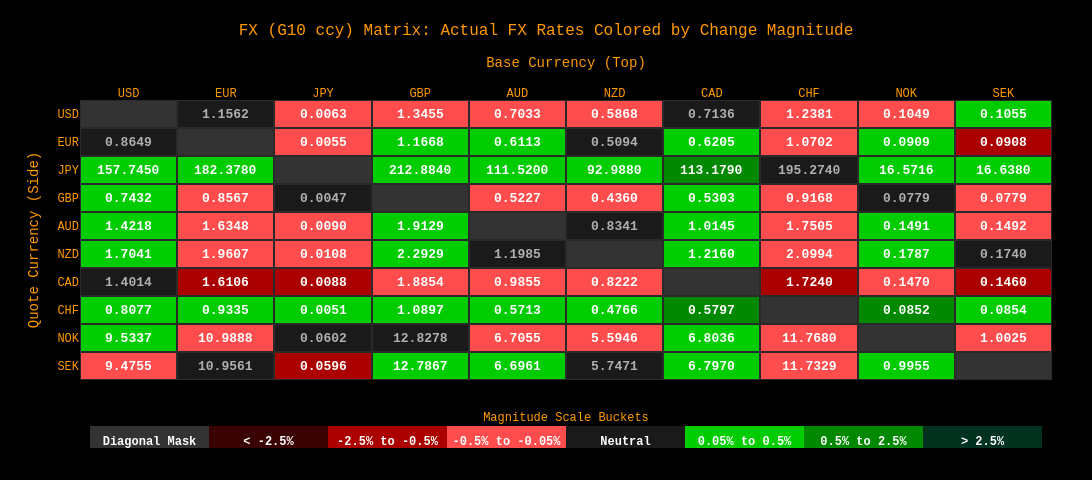

The code cell stored with this chart in its notebook:
### Code cell
# lets compare and use plotly. I feel like this would create a better and more friendly interface. 

# 1. set the same data 
# We have heatmap_color_data as the pct change of the rates on a daily basis.
# we also have the actual fx rates --> heatmap_text_data

display(heatmap_color_data)
display(heatmap_text_data)

# formatted currency text matrix for displace. 
annot_matrix = heatmap_text_data.map(lambda x : f"{x:.4f}").values
print(f"annot_matrix is: {annot_matrix}") # why?

# define discrete color buckets mapping to the scale
# bounds: [-1.0, -0.005, -0.001, 0.001, 0.005, 1.0]
# Plotly expects a colorscale mapped from 0 to 1, normalized evenly:
discrete_colorscale = [
    [0.000, '#333333'], [0.125, '#333333'],    # Masked Diagonal (0.0 to 0.125) 
    [0.125, '#3a0202'], [0.250, '#3a0202'],    # Bloomberg Deep Red 
    [0.250, '#aa0000'], [0.375, '#aa0000'],    # Bloomberg Red
    [0.375, '#ff4d4d'], [0.500, '#ff4d4d'],    # Bloomeberg Bright Red
    [0.500, '#1a1a1a'], [0.625, '#1a1a1a'],    # Dark Charcoal Neutral
    [0.625, '#00cc00'], [0.750, '#00cc00'],    # Soft Bright Green
    [0.750, '#008800'], [0.875, '#008800'],    # Mid Green
    [0.875, '#013220'], [1.000, '#013220'],    # Bloomberg Forest Green
]
print(f"if you are seeing this then we have ran through code blocks 1 till 1.")
# 2. Map color data values directly into uniform numeric bins [-1 to 1]
# this ensures Plotly breaks up the discrete color steps cleanly.
def digitize_values(val):
    if val <= -0.025:    return 1 # Deep Red
    if val <= -0.005:    return 2 # Red 
    if val <= -0.0005:   return 3 # Bright Red
    if val < 0.0005:     return 4 # Charcoal Neutral
    if val <= 0.005:     return 5 # Bright Neon Green
    if val <= 0.025:     return 6 # Green
    else:                return 7 # Forest green

color_bins = heatmap_color_data.map(digitize_values).values.copy() # add copy() at the end to make the array writable!
print(f"color_bins is: {color_bins}")

# 2.5: Map color bins and force diagonal to hit index 0 (Grey Mask block)
for i, row in enumerate(heatmap_color_data.index):
    for j, col in enumerate(heatmap_color_data.columns):
        if row == col:
            color_bins[i][j] = 0

# 3. built the plotly matrix
print(f"if you are seeing this then we have ran through code blocks 1 till 2.")
fig = go.Figure( data = go.Heatmap(
    z = color_bins,
    x = heatmap_color_data.columns,
    y = heatmap_color_data.index,
    colorscale = discrete_colorscale,
    showscale = True,
    zmin = -0.5,
    zmax = 7.5, # make sure this is 7.5 so it catches the 0.0 mask coordinates
    xgap = 2, # Added horizontal separation gap
    ygap = 2, # added vertical separation gap
    # Interactive custom hover template. 
    hovertemplate = "Base Ccy: %{x}<br>Quote Ccy: %{y}<br>Rate: %{text}<extra></extra>",
    text = annot_matrix,
    colorbar = dict(
        orientation = "h", # Flips the scale horizontally
        y = -0.28, # positions it cleanly below the matrix x-axis labels
        x = 0.5, # centers it horizontally
        xanchor = "center", 
        thickness = 22, # sets block height to fit text comfortably
        len = 1.0, # matches the full width of the matrix grid
        title = dict(text  = "Magnitude Scale Buckets", font = dict(color = "#ff9900", size = 12, family = "Courier New"), 
                     side = "top"), # Amber Color Font Title
        showticklabels = True,
        tickvals = [0.0, 1.0, 2.0, 3.0, 4.0, 5.0, 6.0, 7.0],
        ticktext = [
            "Diagonal Mask",
            "< -2.5%", 
            "-2.5% to -0.5%", 
            "-0.5% to -0.05%", 
            "Neutral", 
            "0.05% to 0.5%", 
            "0.5% to 2.5%", 
            "> 2.5%"
        ],
        tickfont = dict(
            color = "white",
        size = 12,
        family = "Courier New",
        weight = "bold"), # Amber colorbar labels
        ticklabelposition = "inside" # injects the text directly inside the color bar rectangles                 
    )
))
print(f"if you are seeing this then we have ran through code blocks 1 till 3.")


# 4. superimpose actual fx rates text inside cells 
for i, row in enumerate(heatmap_color_data.index):
    for j, col in enumerate(heatmap_color_data.columns):
        #print(f"i is {i}, and row is: {row}")
        #print(f"j is {j}, and col is: {col}")
        cell_bin = color_bins[i][j]
        #print(f"cell_bin now is: {cell_bin}")
        # Pure Black text on bright neon cells, bright white text on deep/ neutral cells
        if row == col:
            display_text = "" # completely blank out diagonal text
            text_color = "rgba(0,0,0,0)"
        else:
            display_text = annot_matrix[i][j]
            # neutral cells look best with slightly muted gray to maintain hierarchy 
            # while all active colored cells get pure crisp white text
            text_color = "#b0b0b0" if cell_bin == 4 else "white"
            # 4 is Neutral
#            if cell_bin == 4:
#                text_color = "#b0b0b0"
#            # 3 is bright Red, 5 is Bright Neon Green
#            elif cell_bin in [3,5]:
#                text_color = "black"
#            # Dark outer colors
#            else:
#                text_color = "white"

        fig.add_annotation(
            x = col, 
            y = row,
            text = display_text,
            showarrow = False,

            font = dict(
                size = 13, 
                color = text_color,
                family = "Courier New, monospace", # Terminal style font
                weight = "bold"
            )
        )


# 4.5. Create a dict for the preset currencies as the title for the graph plot.
graph_title_dict = {"g10_ccy_list" : "FX (G10 ccy) Matrix: Actual FX Rates Colored by Change Magnitude",
                   'emea_ccy_list' : "FX (EMEA ccy) Matrix: Actual FX Rates Colored by Change Magnitude",
                   'asian_ccy_list' : "FX (Asian ccy) Matrix: Actual FX Rates Colored by Change Magnitude",
                   'latam_ccy_list' : "FX (LatAm ccy) Matrix: Actual FX Rates Colored by Change Magnitude",
                  }

print(f"if you are seeing this then we have ran through code blocks 1 till 4.")
# 5. clean layout styling for dark theme
fig.update_layout(
    title = dict(
        text = graph_title_dict[target_ccy_set],
        x = 0.5,
        y = 0.95,
        font = dict(size=16, color = "#ff9900", family = "Courier New")
    ),
    xaxis = dict(
        title = dict(text = "Base Currency (Top)", font=dict(color = "#ff9900", family = "Courier New")),
        side = "top", 
        tickangle = 0,
        tickfont = dict(color = "#ff9900", family = "Courier New"),
        showgrid = False # This removes the vertical lines inside the cells
        ),
    yaxis = dict(
        title = dict(text = "Quote Currency (Side)", font=dict(color = "#ff9900", family = "Courier New")),
        autorange = "reversed",
        tickfont = dict(color = "#ff9900", family = "Courier New"),
        showgrid = False # This removes the horizontal lines inside the cells.
    ),
    width = 1150, # Stretched from 900 to 1150 to widen the box 
    height = 480, # slightly taller to balance proportions.
    margin = dict(t = 100, b = 100, r = 40),
    paper_bgcolor = "#000000", # Pure Terminal Black/ outer margins remain pitch black
    plot_bgcolor = "#2a2a2a",  # Grid lines between cells turn into dark gray borders
)
print(f"if you are seeing this then we have ran through the entire code block and it is showing the figure below.")
fig.show()
print(f"plotly graph should appear above!")

### Figure 1 — Plotly figure (JSON) as saved in the notebook; plotly's stock layout.template omitted (floating-point values rounded to 4 significant figures)
{"data": [{"colorbar": {"len": 1, "orientation": "h", "showticklabels": true, "thickness": 22, "tickfont": {"color": "white", "family": "Courier New", "size": 12, "weight": "bold"}, "ticklabelposition": "inside", "ticktext": ["Diagonal Mask", "< -2.5%", "-2.5% to -0.5%", "-0.5% to -0.05%", "Neutral", "0.05% to 0.5%", "0.5% to 2.5%", "> 2.5%"], "tickvals": [0, 1, 2, 3, 4, 5, 6, 7], "title": {"font": {"color": "#ff9900", "family": "Courier New", "size": 12}, "side": "top", "text": "Magnitude Scale Buckets"}, "x": 0.5, "xanchor": "center", "y": -0.28}, "colorscale": [[0, "#333333"], [0.125, "#333333"], [0.125, "#3a0202"], [0.25, "#3a0202"], [0.25, "#aa0000"], [0.375, "#aa0000"], [0.375, "#ff4d4d"], [0.5, "#ff4d4d"], [0.5, "#1a1a1a"], [0.625, "#1a1a1a"], [0.625, "#00cc00"], [0.75, "#00cc00"], [0.75, "#008800"], [0.875, "#008800"], [0.875, "#013220"], [1, "#013220"]], "hovertemplate": "Base Ccy: %{x}<br>Quote Ccy: %{y}<br>Rate: %{text}<extra></extra>", "showscale": true, "text": [["0.0000", "1.1562", "0.0063", "1.3455", "0.7033", "0.5868", "0.7136", "1.2381", "0.1049", "0.1055"], ["0.8649", "0.0000", "0.0055", "1.1668", "0.6113", "0.5094", "0.6205", "1.0702", "0.0909", "0.0908"], ["157.7450", "182.3780", "0.0000", "212.8840", "111.5200", "92.9880", "113.1790", "195.2740", "16.5716", "16.6380"], ["0.7432", "0.8567", "0.0047", "0.0000", "0.5227", "0.4360", "0.5303", "0.9168", "0.0779", "0.0779"], ["1.4218", "1.6348", "0.0090", "1.9129", "0.0000", "0.8341", "1.0145", "1.7505", "0.1491", "0.1492"], ["1.7041", "1.9607", "0.0108", "2.2929", "1.1985", "0.0000", "1.2160", "2.0994", "0.1787", "0.1740"], ["1.4014", "1.6106", "0.0088", "1.8854", "0.9855", "0.8222", "0.0000", "1.7240", "0.1470", "0.1460"], ["0.8077", "0.9335", "0.0051", "1.0897", "0.5713", "0.4766", "0.5797", "0.0000", "0.0852", "0.0854"], ["9.5337", "10.9888", "0.0602", "12.8278", "6.7055", "5.5946", "6.8036", "11.7680", "0.0000", "1.0025"], ["9.4755", "10.9561", "0.0596", "12.7867", "6.6961", "5.7471", "6.7970", "11.7329", "0.9955", "0.0000"]], "type": "heatmap", "x": ["USD", "EUR", "JPY", "GBP", "AUD", "NZD", "CAD", "CHF", "NOK", "SEK"], "xgap": 2, "y": ["USD", "EUR", "JPY", "GBP", "AUD", "NZD", "CAD", "CHF", "NOK", "SEK"], "ygap": 2, "z": [[0, 4, 3, 3, 3, 3, 4, 3, 3, 5], [4, 0, 3, 5, 5, 4, 5, 3, 5, 2], [5, 5, 0, 5, 5, 5, 6, 4, 5, 5], [5, 3, 4, 0, 3, 3, 5, 3, 4, 3], [5, 3, 3, 5, 0, 4, 5, 3, 5, 3], [5, 3, 3, 5, 4, 0, 5, 3, 5, 4], [4, 2, 2, 3, 3, 3, 0, 2, 3, 2], [5, 5, 5, 5, 5, 5, 6, 0, 6, 5], [5, 3, 4, 4, 3, 3, 5, 3, 0, 3], [3, 4, 2, 5, 5, 4, 5, 3, 5, 0]], "zmax": 7.5, "zmin": -0.5}], "layout": {"annotations": [{"font": {"color": "rgba(0,0,0,0)", "family": "Courier New, monospace", "size": 13, "weight": "bold"}, "showarrow": false, "text": "", "x": "USD", "y": "USD"}, {"font": {"color": "#b0b0b0", "family": "Courier New, monospace", "size": 13, "weight": "bold"}, "showarrow": false, "text": "1.1562", "x": "EUR", "y": "USD"}, {"font": {"color": "white", "family": "Courier New, monospace", "size": 13, "weight": "bold"}, "showarrow": false, "text": "0.0063", "x": "JPY", "y": "USD"}, {"font": {"color": "white", "family": "Courier New, monospace", "size": 13, "weight": "bold"}, "showarrow": false, "text": "1.3455", "x": "GBP", "y": "USD"}, {"font": {"color": "white", "family": "Courier New, monospace", "size": 13, "weight": "bold"}, "showarrow": false, "text": "0.7033", "x": "AUD", "y": "USD"}, {"font": {"color": "white", "family": "Courier New, monospace", "size": 13, "weight": "bold"}, "showarrow": false, "text": "0.5868", "x": "NZD", "y": "USD"}, {"font": {"color": "#b0b0b0", "family": "Courier New, monospace", "size": 13, "weight": "bold"}, "showarrow": false, "text": "0.7136", "x": "CAD", "y": "USD"}, {"font": {"color": "white", "family": "Courier New, monospace", "size": 13, "weight": "bold"}, "showarrow": false, "text": "1.2381", "x": "CHF", "y": "USD"}, {"font": {"color": "white", "family": "Courier New, monospace", "size": 13, "weight": "bold"}, "showarrow": false, "text": "0.1049", "x": "NOK", "y": "USD"}, {"font": {"color": "white", "family": "Courier New, monospace", "size": 13, "weight": "bold"}, "showarrow": false, "text": "0.1055", "x": "SEK", "y": "USD"}, {"font": {"color": "#b0b0b0", "family": "Courier New, monospace", "size": 13, "weight": "bold"}, "showarrow": false, "text": "0.8649", "x": "USD", "y": "EUR"}, {"font": {"color": "rgba(0,0,0,0)", "family": "Courier New, monospace", "size": 13, "weight": "bold"}, "showarrow": false, "text": "", "x": "EUR", "y": "EUR"}, {"font": {"color": "white", "family": "Courier New, monospace", "size": 13, "weight": "bold"}, "showarrow": false, "text": "0.0055", "x": "JPY", "y": "EUR"}, {"font": {"color": "white", "family": "Courier New, monospace", "size": 13, "weight": "bold"}, "showarrow": false, "text": "1.1668", "x": "GBP", "y": "EUR"}, {"font": {"color": "white", "family": "Courier New, monospace", "size": 13, "weight": "bold"}, "showarrow": false, "text": "0.6113", "x": "AUD", "y": "EUR"}, {"font": {"color": "#b0b0b0", "family": "Courier New, monospace", "size": 13, "weight": "bold"}, "showarrow": false, "text": "0.5094", "x": "NZD", "y": "EUR"}, {"font": {"color": "white", "family": "Courier New, monospace", "size": 13, "weight": "bold"}, "showarrow": false, "text": "0.6205", "x": "CAD", "y": "EUR"}, {"font": {"color": "white", "family": "Courier New, monospace", "size": 13, "weight": "bold"}, "showarrow": false, "text": "1.0702", "x": "CHF", "y": "EUR"}, {"font": {"color": "white", "family": "Courier New, monospace", "size": 13, "weight": "bold"}, "showarrow": false, "text": "0.0909", "x": "NOK", "y": "EUR"}, {"font": {"color": "white", "family": "Courier New, monospace", "size": 13, "weight": "bold"}, "showarrow": false, "text": "0.0908", "x": "SEK", "y": "EUR"}, {"font": {"color": "white", "family": "Courier New, monospace", "size": 13, "weight": "bold"}, "showarrow": false, "text": "157.7450", "x": "USD", "y": "JPY"}, {"font": {"color": "white", "family": "Courier New, monospace", "size": 13, "weight": "bold"}, "showarrow": false, "text": "182.3780", "x": "EUR", "y": "JPY"}, {"font": {"color": "rgba(0,0,0,0)", "family": "Courier New, monospace", "size": 13, "weight": "bold"}, "showarrow": false, "text": "", "x": "JPY", "y": "JPY"}, {"font": {"color": "white", "family": "Courier New, monospace", "size": 13, "weight": "bold"}, "showarrow": false, "text": "212.8840", "x": "GBP", "y": "JPY"}, {"font": {"color": "white", "family": "Courier New, monospace", "size": 13, "weight": "bold"}, "showarrow": false, "text": "111.5200", "x": "AUD", "y": "JPY"}, {"font": {"color": "white", "family": "Courier New, monospace", "size": 13, "weight": "bold"}, "showarrow": false, "text": "92.9880", "x": "NZD", "y": "JPY"}, {"font": {"color": "white", "family": "Courier New, monospace", "size": 13, "weight": "bold"}, "showarrow": false, "text": "113.1790", "x": "CAD", "y": "JPY"}, {"font": {"color": "#b0b0b0", "family": "Courier New, monospace", "size": 13, "weight": "bold"}, "showarrow": false, "text": "195.2740", "x": "CHF", "y": "JPY"}, {"font": {"color": "white", "family": "Courier New, monospace", "size": 13, "weight": "bold"}, "showarrow": false, "text": "16.5716", "x": "NOK", "y": "JPY"}, {"font": {"color": "white", "family": "Courier New, monospace", "size": 13, "weight": "bold"}, "showarrow": false, "text": "16.6380", "x": "SEK", "y": "JPY"}, {"font": {"color": "white", "family": "Courier New, monospace", "size": 13, "weight": "bold"}, "showarrow": false, "text": "0.7432", "x": "USD", "y": "GBP"}, {"font": {"color": "white", "family": "Courier New, monospace", "size": 13, "weight": "bold"}, "showarrow": false, "text": "0.8567", "x": "EUR", "y": "GBP"}, {"font": {"color": "#b0b0b0", "family": "Courier New, monospace", "size": 13, "weight": "bold"}, "showarrow": false, "text": "0.0047", "x": "JPY", "y": "GBP"}, {"font": {"color": "rgba(0,0,0,0)", "family": "Courier New, monospace", "size": 13, "weight": "bold"}, "showarrow": false, "text": "", "x": "GBP", "y": "GBP"}, {"font": {"color": "white", "family": "Courier New, monospace", "size": 13, "weight": "bold"}, "showarrow": false, "text": "0.5227", "x": "AUD", "y": "GBP"}, {"font": {"color": "white", "family": "Courier New, monospace", "size": 13, "weight": "bold"}, "showarrow": false, "text": "0.4360", "x": "NZD", "y": "GBP"}, {"font": {"color": "white", "family": "Courier New, monospace", "size": 13, "weight": "bold"}, "showarrow": false, "text": "0.5303", "x": "CAD", "y": "GBP"}, {"font": {"color": "white", "family": "Courier New, monospace", "size": 13, "weight": "bold"}, "showarrow": false, "text": "0.9168", "x": "CHF", "y": "GBP"}, {"font": {"color": "#b0b0b0", "family": "Courier New, monospace", "size": 13, "weight": "bold"}, "showarrow": false, "text": "0.0779", "x": "NOK", "y": "GBP"}, {"font": {"color": "white", "family": "Courier New, monospace", "size": 13, "weight": "bold"}, "showarrow": false, "text": "0.0779", "x": "SEK", "y": "GBP"}, {"font": {"color": "white", "family": "Courier New, monospace", "size": 13, "weight": "bold"}, "showarrow": false, "text": "1.4218", "x": "USD", "y": "AUD"}, {"font": {"color": "white", "family": "Courier New, monospace", "size": 13, "weight": "bold"}, "showarrow": false, "text": "1.6348", "x": "EUR", "y": "AUD"}, {"font": {"color": "white", "family": "Courier New, monospace", "size": 13, "weight": "bold"}, "showarrow": false, "text": "0.0090", "x": "JPY", "y": "AUD"}, {"font": {"color": "white", "family": "Courier New, monospace", "size": 13, "weight": "bold"}, "showarrow": false, "text": "1.9129", "x": "GBP", "y": "AUD"}, {"font": {"color": "rgba(0,0,0,0)", "family": "Courier New, monospace", "size": 13, "weight": "bold"}, "showarrow": false, "text": "", "x": "AUD", "y": "AUD"}, {"font": {"color": "#b0b0b0", "family": "Courier New, monospace", "size": 13, "weight": "bold"}, "showarrow": false, "text": "0.8341", "x": "NZD", "y": "AUD"}, {"font": {"color": "white", "family": "Courier New, monospace", "size": 13, "weight": "bold"}, "showarrow": false, "text": "1.0145", "x": "CAD", "y": "AUD"}, {"font": {"color": "white", "family": "Courier New, monospace", "size": 13, "weight": "bold"}, "showarrow": false, "text": "1.7505", "x": "CHF", "y": "AUD"}, {"font": {"color": "white", "family": "Courier New, monospace", "size": 13, "weight": "bold"}, "showarrow": false, "text": "0.1491", "x": "NOK", "y": "AUD"}, {"font": {"color": "white", "family": "Courier New, monospace", "size": 13, "weight": "bold"}, "showarrow": false, "text": "0.1492", "x": "SEK", "y": "AUD"}, {"font": {"color": "white", "family": "Courier New, monospace", "size": 13, "weight": "bold"}, "showarrow": false, "text": "1.7041", "x": "USD", "y": "NZD"}, {"font": {"color": "white", "family": "Courier New, monospace", "size": 13, "weight": "bold"}, "showarrow": false, "text": "1.9607", "x": "EUR", "y": "NZD"}, {"font": {"color": "white", "family": "Courier New, monospace", "size": 13, "weight": "bold"}, "showarrow": false, "text": "0.0108", "x": "JPY", "y": "NZD"}, {"font": {"color": "white", "family": "Courier New, monospace", "size": 13, "weight": "bold"}, "showarrow": false, "text": "2.2929", "x": "GBP", "y": "NZD"}, {"font": {"color": "#b0b0b0", "family": "Courier New, monospace", "size": 13, "weight": "bold"}, "showarrow": false, "text": "1.1985", "x": "AUD", "y": "NZD"}, {"font": {"color": "rgba(0,0,0,0)", "family": "Courier New, monospace", "size": 13, "weight": "bold"}, "showarrow": false, "text": "", "x": "NZD", "y": "NZD"}, {"font": {"color": "white", "family": "Courier New, monospace", "size": 13, "weight": "bold"}, "showarrow": false, "text": "1.2160", "x": "CAD", "y": "NZD"}, {"font": {"color": "white", "family": "Courier New, monospace", "size": 13, "weight": "bold"}, "showarrow": false, "text": "2.0994", "x": "CHF", "y": "NZD"}, {"font": {"color": "white", "family": "Courier New, monospace", "size": 13, "weight": "bold"}, "showarrow": false, "text": "0.1787", "x": "NOK", "y": "NZD"}, {"font": {"color": "#b0b0b0", "family": "Courier New, monospace", "size": 13, "weight": "bold"}, "showarrow": false, "text": "0.1740", "x": "SEK", "y": "NZD"}, {"font": {"color": "#b0b0b0", "family": "Courier New, monospace", "size": 13, "weight": "bold"}, "showarrow": false, "text": "1.4014", "x": "USD", "y": "CAD"}, {"font": {"color": "white", "family": "Courier New, monospace", "size": 13, "weight": "bold"}, "showarrow": false, "text": "1.6106", "x": "EUR", "y": "CAD"}, {"font": {"color": "white", "family": "Courier New, monospace", "size": 13, "weight": "bold"}, "showarrow": false, "text": "0.0088", "x": "JPY", "y": "CAD"}, {"font": {"color": "white", "family": "Courier New, monospace", "size": 13, "weight": "bold"}, "showarrow": false, "text": "1.8854", "x": "GBP", "y": "CAD"}, {"font": {"color": "white", "family": "Courier New, monospace", "size": 13, "weight": "bold"}, "showarrow": false, "text": "0.9855", "x": "AUD", "y": "CAD"}, {"font": {"color": "white", "family": "Courier New, monospace", "size": 13, "weight": "bold"}, "showarrow": false, "text": "0.8222", "x": "NZD", "y": "CAD"}, {"font": {"color": "rgba(0,0,0,0)", "family": "Courier New, monospace", "size": 13, "weight": "bold"}, "showarrow": false, "text": "", "x": "CAD", "y": "CAD"}, {"font": {"color": "white", "family": "Courier New, monospace", "size": 13, "weight": "bold"}, "showarrow": false, "text": "1.7240", "x": "CHF", "y": "CAD"}, {"font": {"color": "white", "family": "Courier New, monospace", "size": 13, "weight": "bold"}, "showarrow": false, "text": "0.1470", "x": "NOK", "y": "CAD"}, {"font": {"color": "white", "family": "Courier New, monospace", "size": 13, "weight": "bold"}, "showarrow": false, "text": "0.1460", "x": "SEK", "y": "CAD"}, {"font": {"color": "white", "family": "Courier New, monospace", "size": 13, "weight": "bold"}, "showarrow": false, "text": "0.8077", "x": "USD", "y": "CHF"}, {"font": {"color": "white", "family": "Courier New, monospace", "size": 13, "weight": "bold"}, "showarrow": false, "text": "0.9335", "x": "EUR", "y": "CHF"}, {"font": {"color": "white", "family": "Courier New, monospace", "size": 13, "weight": "bold"}, "showarrow": false, "text": "0.0051", "x": "JPY", "y": "CHF"}, {"font": {"color": "white", "family": "Courier New, monospace", "size": 13, "weight": "bold"}, "showarrow": false, "text": "1.0897", "x": "GBP", "y": "CHF"}, {"font": {"color": "white", "family": "Courier New, monospace", "size": 13, "weight": "bold"}, "showarrow": false, "text": "0.5713", "x": "AUD", "y": "CHF"}, {"font": {"color": "white", "family": "Courier New, monospace", "size": 13, "weight": "bold"}, "showarrow": false, "text": "0.4766", "x": "NZD", "y": "CHF"}, {"font": {"color": "white", "family": "Courier New, monospace", "size": 13, "weight": "bold"}, "showarrow": false, "text": "0.5797", "x": "CAD", "y": "CHF"}, {"font": {"color": "rgba(0,0,0,0)", "family": "Courier New, monospace", "size": 13, "weight": "bold"}, "showarrow": false, "text": "", "x": "CHF", "y": "CHF"}, {"font": {"color": "white", "family": "Courier New, monospace", "size": 13, "weight": "bold"}, "showarrow": false, "text": "0.0852", "x": "NOK", "y": "CHF"}, {"font": {"color": "white", "family": "Courier New, monospace", "size": 13, "weight": "bold"}, "showarrow": false, "text": "0.0854", "x": "SEK", "y": "CHF"}, {"font": {"color": "white", "family": "Courier New, monospace", "size": 13, "weight": "bold"}, "showarrow": false, "text": "9.5337", "x": "USD", "y": "NOK"}, {"font": {"color": "white", "family": "Courier New, monospace", "size": 13, "weight": "bold"}, "showarrow": false, "text": "10.9888", "x": "EUR", "y": "NOK"}, {"font": {"color": "#b0b0b0", "family": "Courier New, monospace", "size": 13, "weight": "bold"}, "showarrow": false, "text": "0.0602", "x": "JPY", "y": "NOK"}, {"font": {"color": "#b0b0b0", "family": "Courier New, monospace", "size": 13, "weight": "bold"}, "showarrow": false, "text": "12.8278", "x": "GBP", "y": "NOK"}, {"font": {"color": "white", "family": "Courier New, monospace", "size": 13, "weight": "bold"}, "showarrow": false, "text": "6.7055", "x": "AUD", "y": "NOK"}, {"font": {"color": "white", "family": "Courier New, monospace", "size": 13, "weight": "bold"}, "showarrow": false, "text": "5.5946", "x": "NZD", "y": "NOK"}, {"font": {"color": "white", "family": "Courier New, monospace", "size": 13, "weight": "bold"}, "showarrow": false, "text": "6.8036", "x": "CAD", "y": "NOK"}, {"font": {"color": "white", "family": "Courier New, monospace", "size": 13, "weight": "bold"}, "showarrow": false, "text": "11.7680", "x": "CHF", "y": "NOK"}, {"font": {"color": "rgba(0,0,0,0)", "family": "Courier New, monospace", "size": 13, "weight": "bold"}, "showarrow": false, "text": "", "x": "NOK", "y": "NOK"}, {"font": {"color": "white", "family": "Courier New, monospace", "size": 13, "weight": "bold"}, "showarrow": false, "text": "1.0025", "x": "SEK", "y": "NOK"}, {"font": {"color": "white", "family": "Courier New, monospace", "size": 13, "weight": "bold"}, "showarrow": false, "text": "9.4755", "x": "USD", "y": "SEK"}, {"font": {"color": "#b0b0b0", "family": "Courier New, monospace", "size": 13, "weight": "bold"}, "showarrow": false, "text": "10.9561", "x": "EUR", "y": "SEK"}, {"font": {"color": "white", "family": "Courier New, monospace", "size": 13, "weight": "bold"}, "showarrow": false, "text": "0.0596", "x": "JPY", "y": "SEK"}, {"font": {"color": "white", "family": "Courier New, monospace", "size": 13, "weight": "bold"}, "showarrow": false, "text": "12.7867", "x": "GBP", "y": "SEK"}, {"font": {"color": "white", "family": "Courier New, monospace", "size": 13, "weight": "bold"}, "showarrow": false, "text": "6.6961", "x": "AUD", "y": "SEK"}, {"font": {"color": "#b0b0b0", "family": "Courier New, monospace", "size": 13, "weight": "bold"}, "showarrow": false, "text": "5.7471", "x": "NZD", "y": "SEK"}, {"font": {"color": "white", "family": "Courier New, monospace", "size": 13, "weight": "bold"}, "showarrow": false, "text": "6.7970", "x": "CAD", "y": "SEK"}, {"font": {"color": "white", "family": "Courier New, monospace", "size": 13, "weight": "bold"}, "showarrow": false, "text": "11.7329", "x": "CHF", "y": "SEK"}, {"font": {"color": "white", "family": "Courier New, monospace", "size": 13, "weight": "bold"}, "showarrow": false, "text": "0.9955", "x": "NOK", "y": "SEK"}, {"font": {"color": "rgba(0,0,0,0)", "family": "Courier New, monospace", "size": 13, "weight": "bold"}, "showarrow": false, "text": "", "x": "SEK", "y": "SEK"}], "height": 480, "margin": {"b": 100, "r": 40, "t": 100}, "paper_bgcolor": "#000000", "plot_bgcolor": "#2a2a2a", "title": {"font": {"color": "#ff9900", "family": "Courier New", "size": 16}, "text": "FX (G10 ccy) Matrix: Actual FX Rates Colored by Change Magnitude", "x": 0.5, "y": 0.95}, "width": 1150, "xaxis": {"showgrid": false, "side": "top", "tickangle": 0, "tickfont": {"color": "#ff9900", "family": "Courier New"}, "title": {"font": {"color": "#ff9900", "family": "Courier New"}, "text": "Base Currency (Top)"}}, "yaxis": {"autorange": "reversed", "showgrid": false, "tickfont": {"color": "#ff9900", "family": "Courier New"}, "title": {"font": {"color": "#ff9900", "family": "Courier New"}, "text": "Quote Currency (Side)"}}}}
